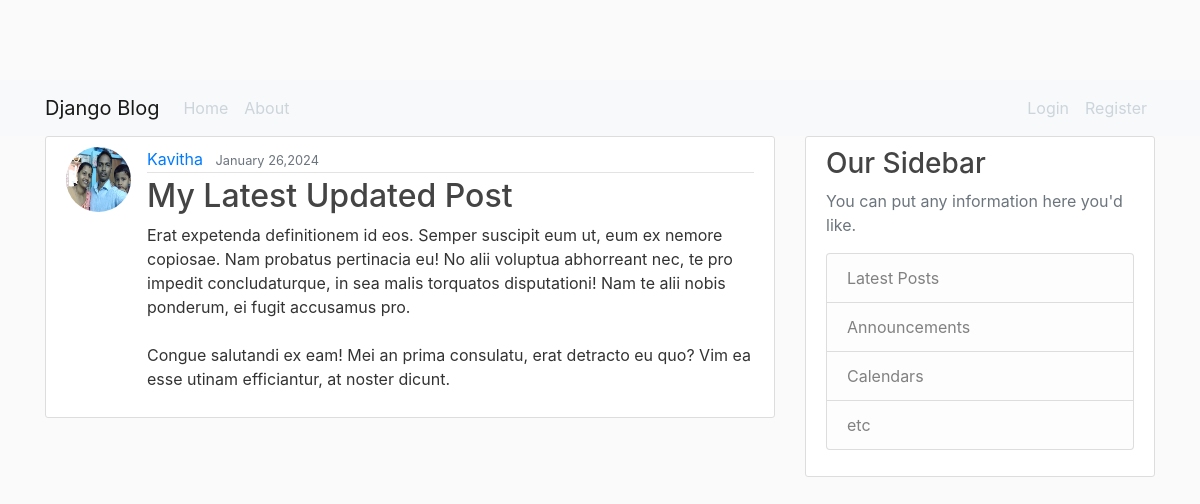
The page /post/33/ on the database its author committed.
### firstapp/models.py (models this page shows, shortened)
class Post(models.Model):
    title = models.CharField(max_length=100)
    content = models.TextField()
    date_posted = models.DateTimeField(default=timezone.now)
    author = models.ForeignKey(User,on_delete = models.CASCADE)

### users/models.py (models this page shows)
class Profile(models.Model):
    user = models.OneToOneField(User,on_delete=models.CASCADE)
    image = models.ImageField(default='default.jpg',upload_to='profile_pics')

### firstapp/views.py (the view)
# urls.py: path('post/<int:pk>/', PostDetailView.as_view(), name='post-detail'),
class PostDetailView(DetailView):
    model = Post

### firstapp/templates/firstapp/post_detail.html (shortened to what this page needs)
{% extends "firstapp/base.html" %}
{% block content %}
         <article class="media content-section">
            <img class="rounded-circle article-img" src="{{ object.author.profile.image.url }}">
           <div class="media-body">
             <div class="article-metadata">
               <a class="mr-2" href="{% url 'user-posts' object.author.username %}">{{ object.author }}</a>
               <small class="text-muted">{{ object.date_posted|date:"F d,Y" }}</small>
             </div>
             <h2 class="article-title">{{ object.title }}</h2>
             <p class="article-content">{{ object.content }}</p>
           </div>
         </article>
{% endblock content %}

### firstapp/static/firstapp/main.css (style rules this page uses)
body { background: #fafafa; color: #333333; margin-top: 5rem; }
h1, h2, h3, h4, h5, h6 { color: #444444; }
.content-section { background: #ffffff; padding: 10px 20px; border: 1px solid #dddddd; border-radius: 3px; margin-bottom: 20px; }
.article-title { color: #444444; }
.article-content { white-space: pre-line; }
.article-img { height: 65px; width: 65px; margin-right: 16px; }
.article-metadata { padding-bottom: 1px; margin-bottom: 4px; border-bottom: 1px solid #e3e3e3 }

### rows shown on the page
Post: author.profile.image (picture), author "Kavitha", date_posted "January 26,2024", title "My Latest Updated Post", content "Erat expetenda definitionem id eos. Semper suscipit eum ut, eum ex nemore copiosae. Nam probatus pertinacia eu! No alii voluptua abhorreant nec, te pro impedit concludaturque, in sea malis torquatos disputationi! Nam te alii nobis ponderum, ei fugit accusamus pro. Congue salutandi ex eam! Mei an prima consulatu, erat detracto eu quo? Vim ea esse utinam efficiantur, at noster dicunt."
